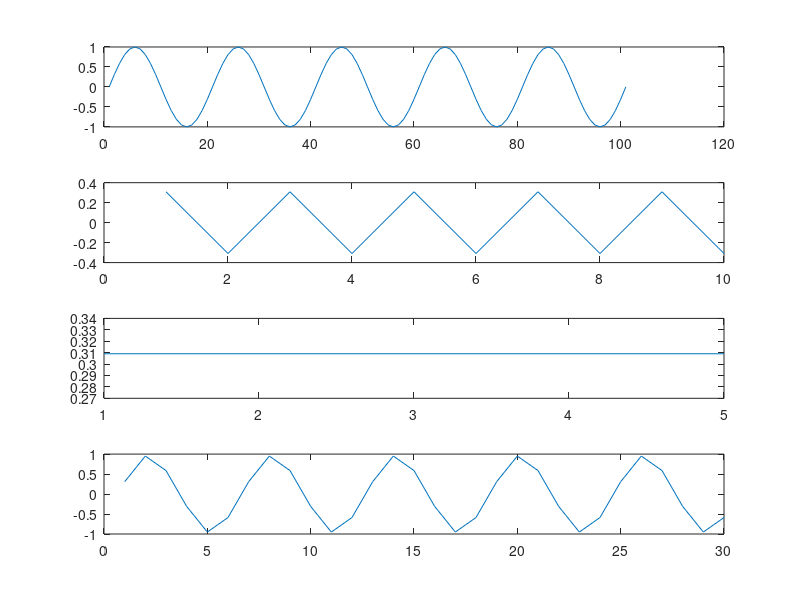
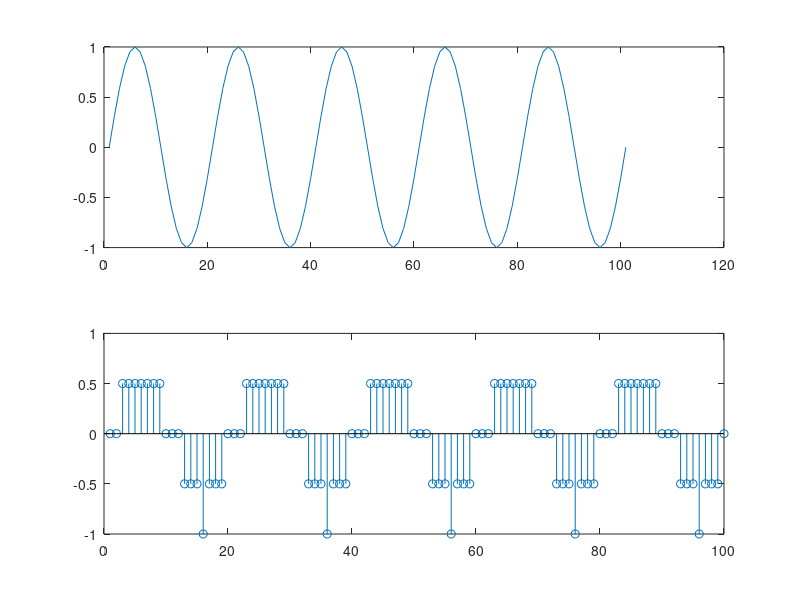

Here is the MATLAB script that generated these plots, in order:
Fs = 100;
t = [0:1/Fs:1];
max_freq = 5;
Nyquist = 2*max_freq;
At_nyquist = Fs/Nyquist;
Less_than_nyquist = Fs/(Nyquist/2);
More_than_nyquist = Fs/(3*Nyquist);

x = sin(2*pi*max_freq*t);

figure
subplot(4,1,1)
plot(x)

%At nyquist

x1 = x(2:At_nyquist:end);
subplot(4,1,2)
plot(x1)

%Less than Nyquist

x2 = x(2:Less_than_nyquist:end);
subplot(4,1,3)
plot(x2)

%More than Nyquist

x3 = x(2:More_than_nyquist:end);
subplot(4,1,4)
plot(x3)


%Qunatization

%partition = [-1:.5:1];
partition = [-1, -.5, .5, 1];
codebook = [0:3];
[out,y] = quantiz(x, partition, [-1:.5:1]);

figure
subplot(2,1,1)
plot(x)
subplot(2,1,2)
stem(y)
axis([0 100 -1 1])